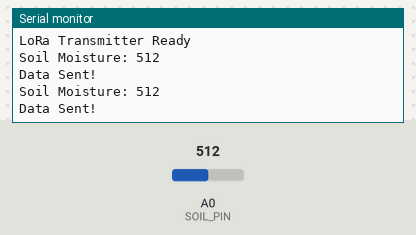
Simulated run of this sketch. Board: Arduino Uno, built with avr-gcc and run on an emulated ATmega328P. Shown: the last lines printed to the serial monitor. The test bench sets the inputs (shaded band); at power-on: A0 (SOIL_PIN) = 512. No radio packets arrive unless stated.

Above: at 2.8 s.
2.9 s: A0 (SOIL_PIN) set to 716
At 5.4 s:
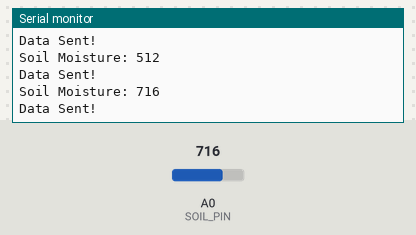
5.7 s: A0 (SOIL_PIN) set to 900
At 6.8 s:
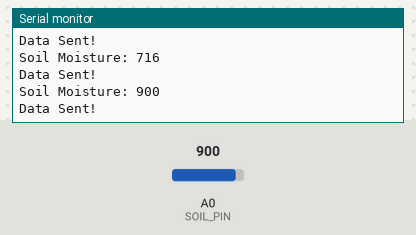
Timing chart, 0 to 8.7 s (numbered marks = the images above; inputs shaded):
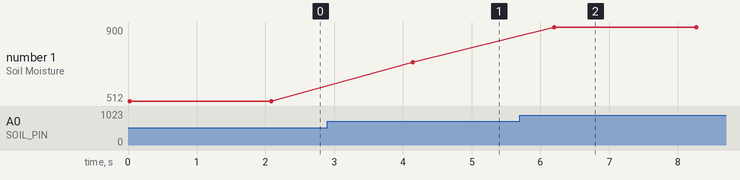

Measured:
- after the input at 2.9 s, the serial monitor: prints a new line after 1.2 s (image 1)
- after the input at 5.7 s, the serial monitor: prints a new line after 0.50 s (image 2)
- plotted number 1: 512 → 716 after the input at 2.9 s, 716 → 900 after the input at 5.7 s

The sketch:

esp8266_lora_transmitter_one_soil_moisture.ino
```cpp
#include <SPI.h>
#include <LoRa.h>

#define SOIL_PIN A0
#define NSS 15     // D8
#define RST 16     // D0
#define DIO0 5     // D1

void setup() {
  Serial.begin(115200);
  while (!Serial);

  // Initialize LoRa
  LoRa.setPins(NSS, RST, DIO0);
  if (!LoRa.begin(433E6)) {  // Set frequency (433 MHz for India)
    Serial.println("Starting LoRa failed!");
    while (1);
  }
  Serial.println("LoRa Transmitter Ready");
}

void loop() {
  int soilValue = analogRead(SOIL_PIN);  // 0 - 1023
  Serial.print("Soil Moisture: ");
  Serial.println(soilValue);

  // Send packet
  LoRa.beginPacket();
  LoRa.print(soilValue);
  LoRa.endPacket();

  Serial.println("Data Sent!");
  delay(2000);  // Send every 2 seconds
}
```
